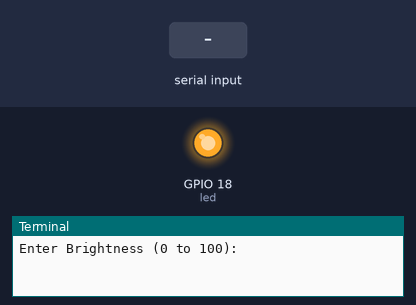
Recording of a program running on a simulated Raspberry Pi (BCM pin numbers). Parts: output pins drawn as LEDs (lit = HIGH), the last lines printed to the terminal. The test bench sets the inputs (shaded band).

Above: at 1.2 s.
1.3 s: "90" typed at the terminal
At 2.3 s:
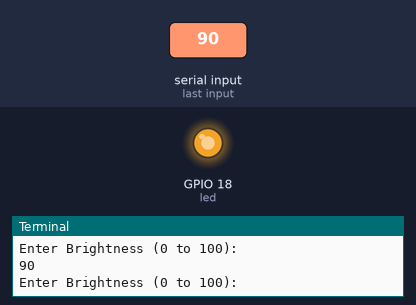
2.8 s: "0" typed at the terminal
At 3.5 s:
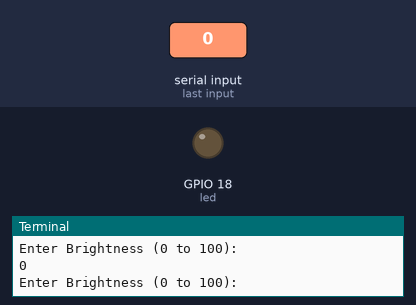
Timing chart, 0 to 5.8 s (numbered marks = the images above; inputs shaded):
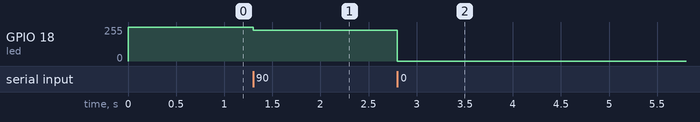

The program:

pwm.py
```python
#!/usr/bin/python
import RPi.GPIO as GPIO

led = 18  # GPIO18
GPIO.setwarnings(False)  # disable warnings
GPIO.setmode(GPIO.BCM)  # mode BCM or Board
GPIO.setup(led, GPIO.OUT)  # input or output
pwm_led = GPIO.PWM(led, 500)
pwm_led.start(100)
isRunning = True
while isRunning:
    try:
        duty_s = raw_input("Enter Brightness (0 to 100): ")
        duty = int(duty_s)
        pwm_led.ChangeDutyCycle(duty)
    except KeyboardInterrupt:
        isRunning = False
GPIO.cleanup()
```

Measured:
- after the input at 1.3 s, GPIO 18 (led): 255/255 → 230/255 at once
- after the input at 2.8 s, GPIO 18 (led): 230/255 → 0/255 at once
